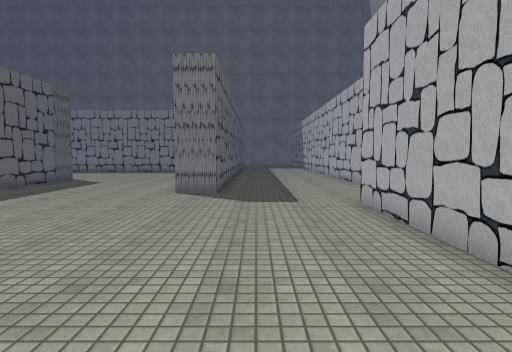
[1] (above)

24 first-person views from a walk through a 3-D level made in the Unity game engine. The camera is 1.4 m above the floor, tilts 4° down and sees 80° across. Doors are open. The floor is counted in squares, 1 m on a side. Each view is taken from the middle of a square. On the plan, view 1 faces up. The plan holds only what a view shows up to about 14 squares ahead; the rest is blank. The place goes on beyond the plan. The player is left out. Some surface patterns are stand-ins.

[2]
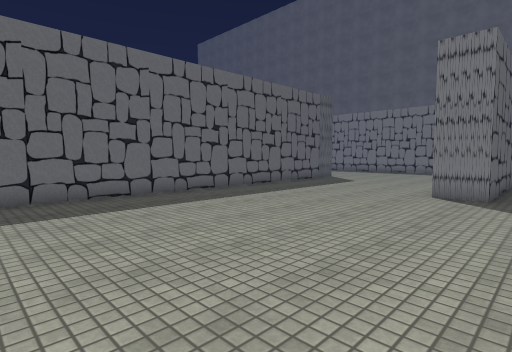

[3]
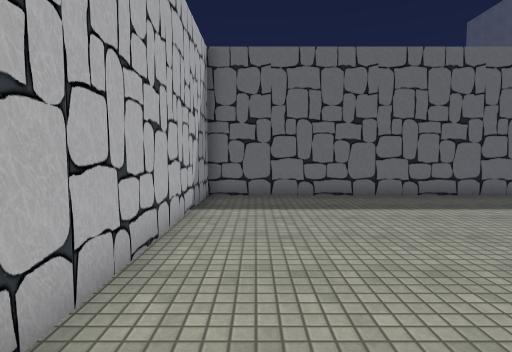

[4]
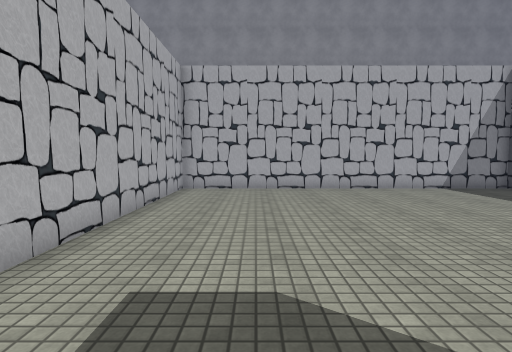

[5]
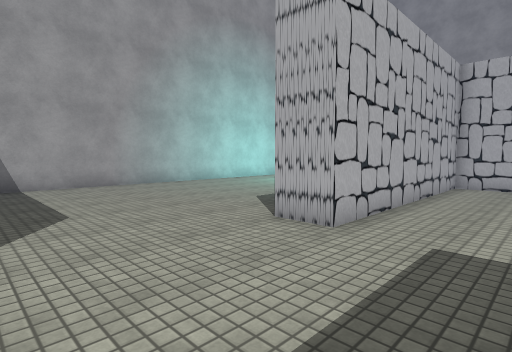

[6]
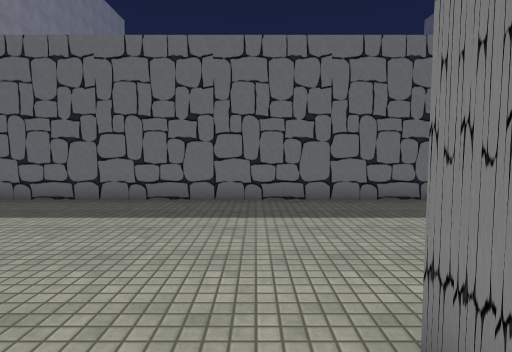

[7]
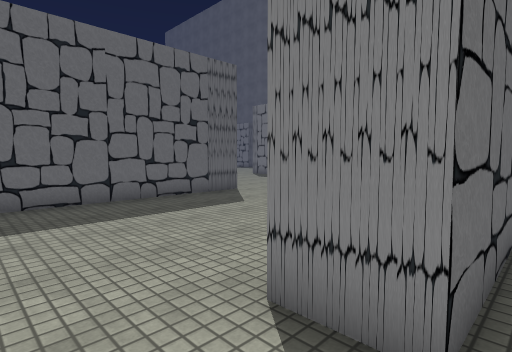

[8]
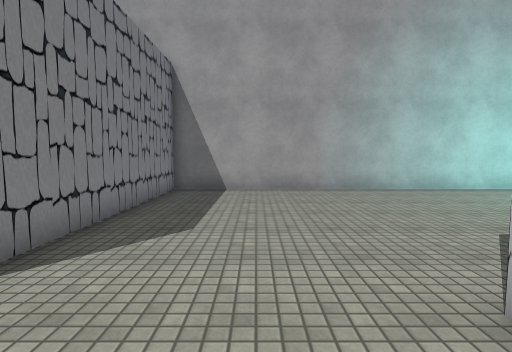

[9]
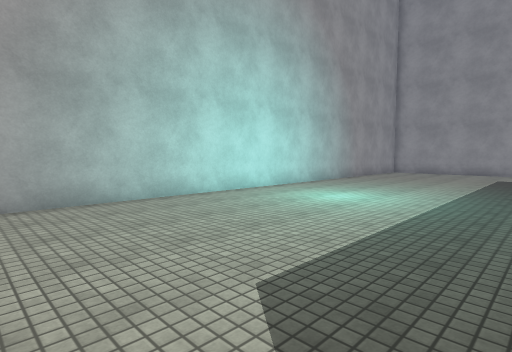

[10]
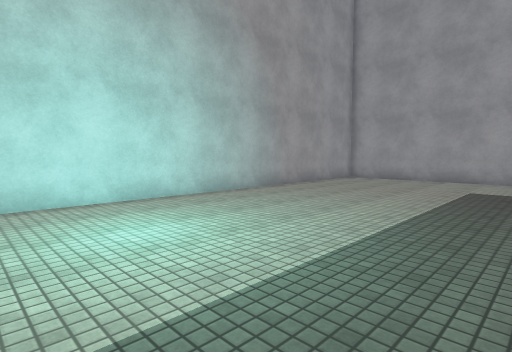

[11]
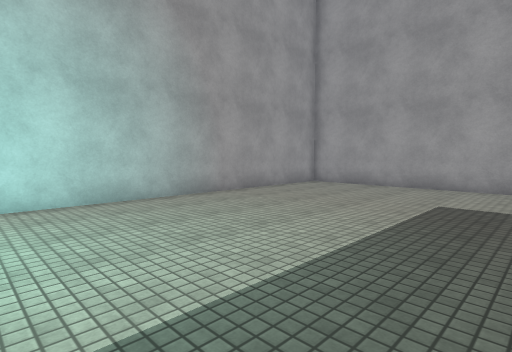

[12]
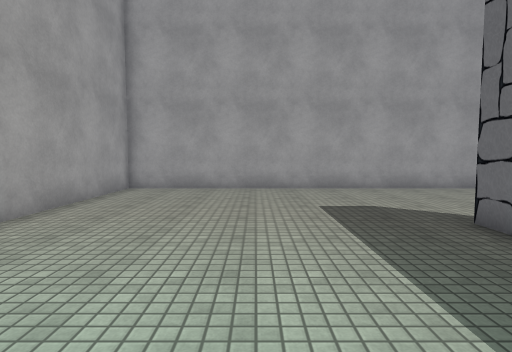

[13]
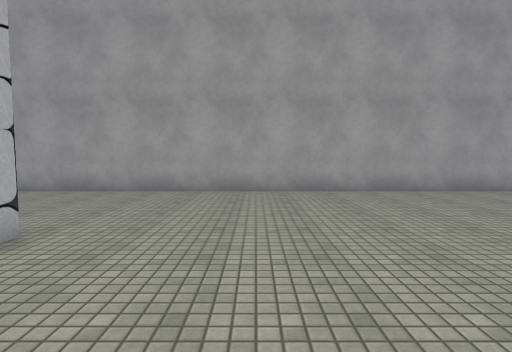

[14]
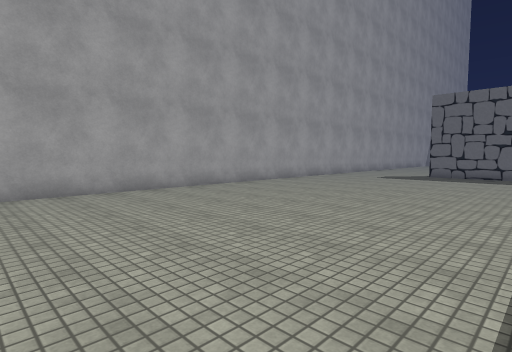

[15]
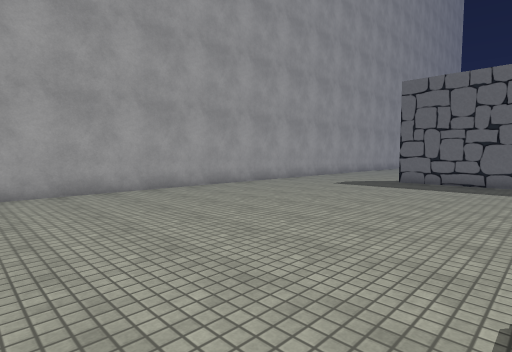

[16]
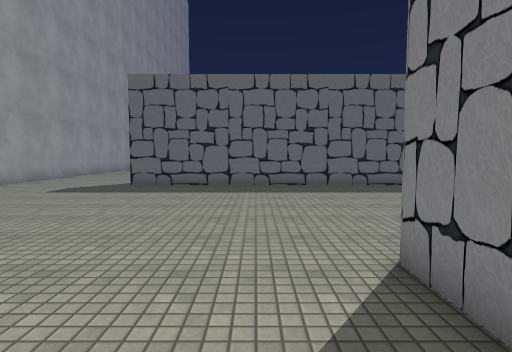

[17]
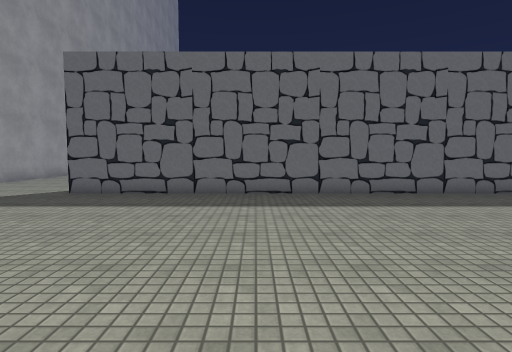

[18]
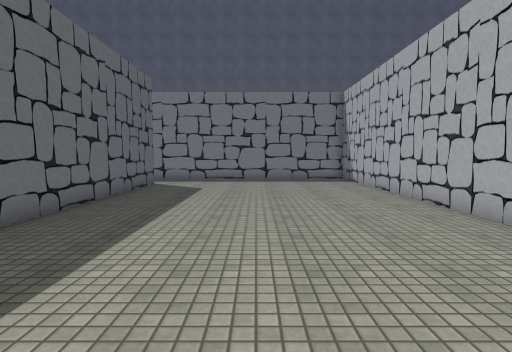

[19]
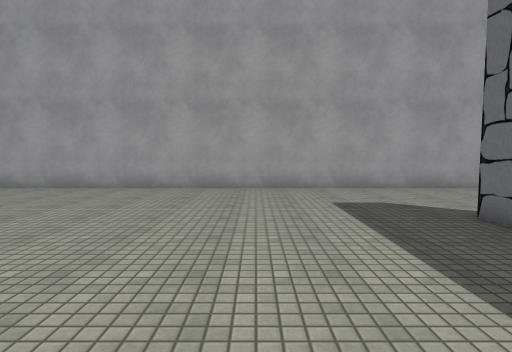

[20]
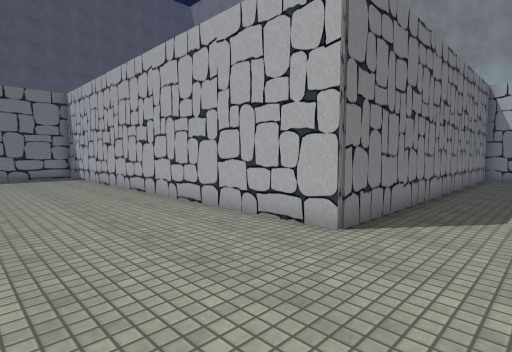

[21]
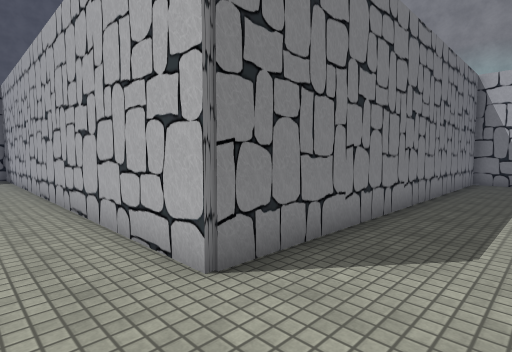

[22]
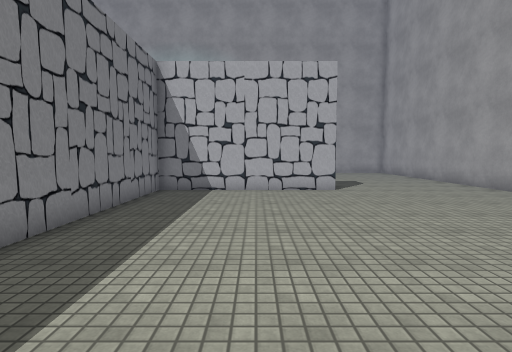

[23]
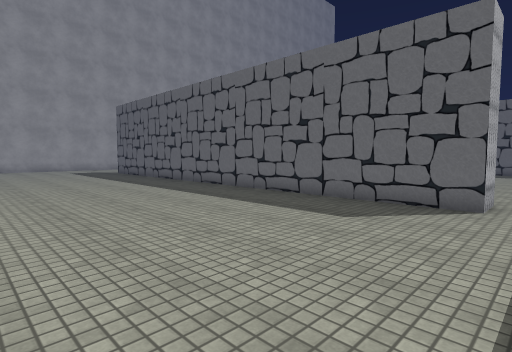

[24]
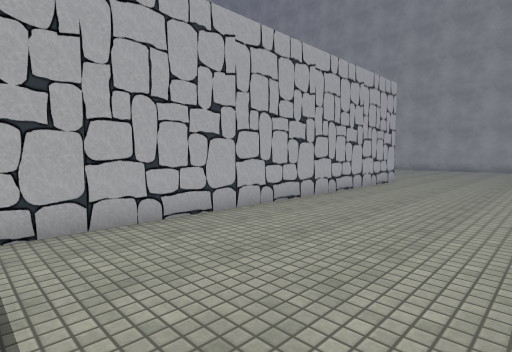

### Floor plan
Points are (right, up) in squares from view 1. A wall is a line through its corners. A room is listed if a view was taken in it or the views show most of it. See-through windows are left out.
Room 1 (views 1, 2, 3, 4, 5, 6, 7, 8)
walls: (-1.4, 14.5) (-1.4, 11.1) (-3, 11.1); (-10.4, 14.5) (-10.4, -0.6) (3, -0.6) (3, 8.8)
ways out: opening at (4, 12) to room 2
Room 2 (views 9, 10, 11, 12, 13, 14, 15, 16, 17, 18, 19, 20, 21, 22, 23, 24)
walls: (3, -9.2) (3, -2.2) (-11.9, -2.2) (-11.9, 13.6); (4.5, -8.2) (4.5, -9.2); (3, 8.8) (4.6, 8.8); (-23.5, -15.6) (14.3, -15.6) (14.3, 14.3) (5.9, 14.3); (-23.5, 12.8) (-22, 12.8) (-22, -9.8)
ways out: opening at (4, 12) to room 1

Where each view was taken, in squares from view 1:
view 1: 0 up, 0 right, facing up
view 2: 0 up, 0 right, facing up-left
view 3: 1 up, 0 right, facing left
view 4: 12 up, 0 right, facing down
view 5: 14 up, 0 right, facing down-right
view 6: 10 up, 1 left, facing left
view 7: 9 up, 1 left, facing up-left
view 8: 11 up, 2 right, facing right
view 9: 9 up, 5 right, facing down-right
view 10: 2 up, 5 right, facing down-right
view 11: 2 down, 5 right, facing down-right
view 12: 3 down, 9 right, facing down
view 13: 4 down, 1 left, facing down
view 14: 4 down, 1 left, facing down-left
view 15: 4 down, 6 left, facing down-left
view 16: 4 down, 8 left, facing left
view 17: 3 down, 11 left, facing left
view 18: 2 down, 17 left, facing up
view 19: 3 down, 17 left, facing down
view 20: 5 down, 17 left, facing up-right
view 21: 5 down, 14 left, facing up-right
view 22: 6 down, 9 left, facing right
view 23: 14 up, 13 left, facing down-left
view 24: 14 up, 18 left, facing down-right
